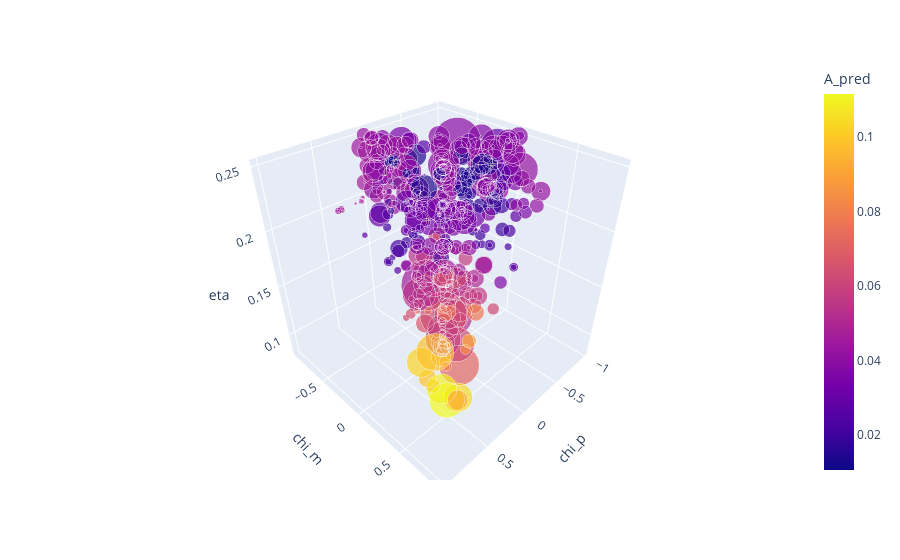

Here is the notebook cell this chart was saved with:
### Code cell
import plotly.express as px
fig = px.scatter_3d(df_mode_3D_full, x='chi_p', y='chi_m', z='eta',
                    color='A_pred', size='A_range_inv', size_max=50,
                    hover_name = 'SXS_num',
                    hover_data = ['A_med', 'A_pred', 'chi_1_z', 'chi_2_z', 'q', 'chi_rem', 'A_range'])
fig.show()

### Figure 1 — Plotly figure (JSON) as saved in the notebook; plotly's stock layout.template omitted (floating-point values rounded to 4 significant figures; data arrays with more than 128 entries replaced by an {"elided": "..."} marker saying what was removed)
{"data": [{"customdata": {"elided": "454x7 float values"}, "hovertemplate": "<b>%{hovertext}</b><br><br>chi_p=%{x}<br>chi_m=%{y}<br>eta=%{z}<br>A_range_inv=%{marker.size}<br>A_med=%{customdata[0]}<br>A_pred=%{marker.color}<br>chi_1_z=%{customdata[2]}<br>chi_2_z=%{customdata[3]}<br>q=%{customdata[4]}<br>chi_rem=%{customdata[5]}<br>A_range=%{customdata[6]}<extra></extra>", "hovertext": {"elided": "454 int values"}, "legendgroup": "", "marker": {"color": {"elided": "454 float values"}, "coloraxis": "coloraxis", "size": {"elided": "454 float values"}, "sizemode": "area", "sizeref": 1.387, "symbol": "circle"}, "mode": "markers", "name": "", "scene": "scene", "showlegend": false, "type": "scatter3d", "x": {"elided": "454 float values"}, "y": {"elided": "454 float values"}, "z": {"elided": "454 float values"}}], "layout": {"coloraxis": {"colorbar": {"title": {"text": "A_pred"}}, "colorscale": [[0, "#0d0887"], [0.1111, "#46039f"], [0.2222, "#7201a8"], [0.3333, "#9c179e"], [0.4444, "#bd3786"], [0.5556, "#d8576b"], [0.6667, "#ed7953"], [0.7778, "#fb9f3a"], [0.8889, "#fdca26"], [1, "#f0f921"]]}, "legend": {"itemsizing": "constant", "tracegroupgap": 0}, "margin": {"t": 60}, "scene": {"domain": {"x": [0, 1], "y": [0, 1]}, "xaxis": {"title": {"text": "chi_p"}}, "yaxis": {"title": {"text": "chi_m"}}, "zaxis": {"title": {"text": "eta"}}}}}
